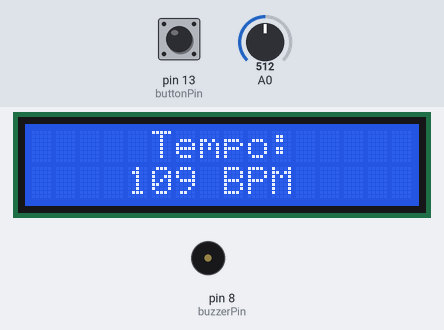
The sketch below on a simulated Arduino Uno, built with avr-gcc and run on an emulated ATmega328P. Shown: 16×2 character LCD, buzzer (waves = sounding). The test bench sets the inputs (shaded band); at power-on: A0 = 512, pin 13 (buttonPin) LOW. What the sketch prints to the serial monitor is not drawn.

Above: at 1.2 s.
1.3 s: A0 set to 122
At 2.05 s:
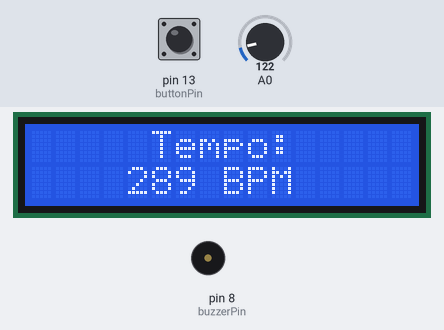
4.5 s: A0 set to 900
At 5.3 s:
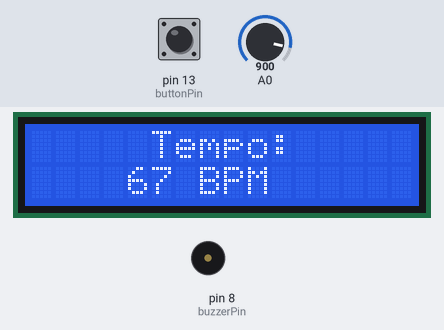
6.1 s: pin 13 (buttonPin) pulled HIGH for 0.7 s
At 7.2 s:
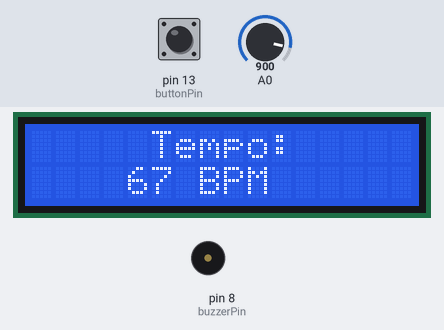
8.3 s: A0 set to 324
At 8.55 s:
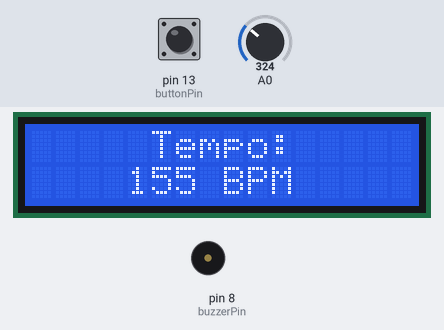
9.8 s: A0 set to 295
At 10.19 s:
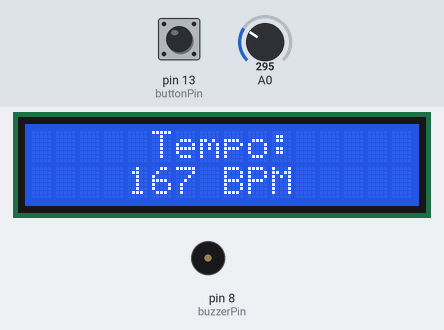
11.5 s: A0 set to 306
At 11.75 s:
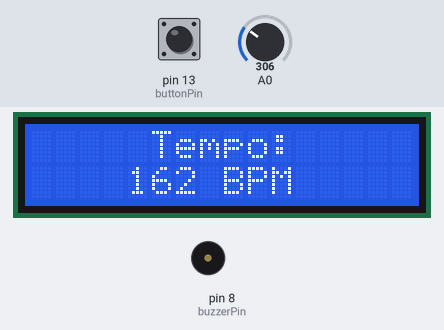
Timing chart, 0 to 15.7 s (numbered marks = the images above; inputs shaded):
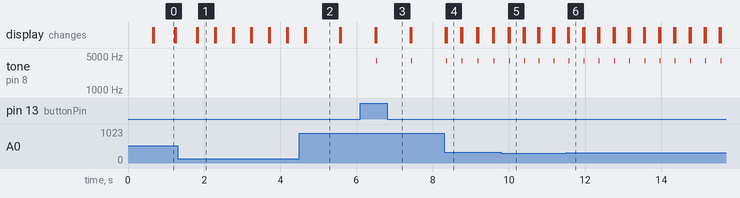

The sketch:

metronomewithlcd.ino
```cpp
#include <LiquidCrystal_I2C.h>
#include <Wire.h>


LiquidCrystal_I2C lcd(0x27, 16, 2);

const int ledPin = 7;
const int buzzerPin = 8;
const int buttonPin = 13;


int lastButtonState;
int currentButtonState;

bool metronomeState = false;

void setup() {
  Serial.begin(9600);
  lcd.init();
  lcd.backlight();
  pinMode(buttonPin, INPUT);
  currentButtonState = digitalRead(buttonPin);
}

void loop() {
  lastButtonState = currentButtonState;
  currentButtonState = digitalRead(buttonPin);

  lcd.setCursor(0, 0);
  lcd.print("     Tempo:     ");

  int sensorValue = analogRead(A0);
  int pause = map(sensorValue, 0, 1023, 100, 1000);
  String bpm = String(60000 / pause);


  lcd.setCursor(0, 1);
  String tempo = "    " + bpm + " BPM";
  lcd.print(tempo);


  if (lastButtonState == LOW && currentButtonState == HIGH) {
    if(metronomeState == false) {
      metronomeState = true;
      Serial.println("Metronome is on");
    }
    else {
      metronomeState = false;
      Serial.println("Metronome is off");
    }
  }

  if (metronomeState == true) {

    // Metrome beep and flicker
    tone(buzzerPin, 4000);
    digitalWrite(ledPin, HIGH);

    // 10 ms delay for the beep and flicker
    delay(10);

    noTone(buzzerPin);
    digitalWrite(ledPin, LOW);
    delay(pause - 10);
    lcd.clear();
  }
  else {
    delay(pause);
    lcd.clear();
  }
}
```

Measured:
- after the input at 1.3 s, the display: first differs from a run without the input after 0.53 s (image 1)
- after the input at 4.5 s, the display: first differs from a run without the input after 0.17 s (image 2)
- after the input at 6.1 s, tone on pin 8 (buzzerPin): alternates 4000 Hz for 0.01 s and silent for 0.91 s, starting after 0.41 s
- after the input at 8.3 s, tone on pin 8 (buzzerPin): alternates 4000 Hz for 0.01 s and silent for 0.40 s, starting after 0.47 s; the display: first differs from a run without the input after 0.06 s (image 4)
- after the input at 9.8 s, the display: first differs from a run without the input after 0.22 s (image 5)
- after the input at 11.5 s, the display: first differs from a run without the input after 0.08 s (image 6)
- what the display in image 0 shows lasts 0.5 s, from 0.7 s to 1.2 s
